Frame 1 (no input): blank canvas, image omitted
Frame 60 (the mouse pressed at the canvas centre just before this capture): blank canvas, image omitted
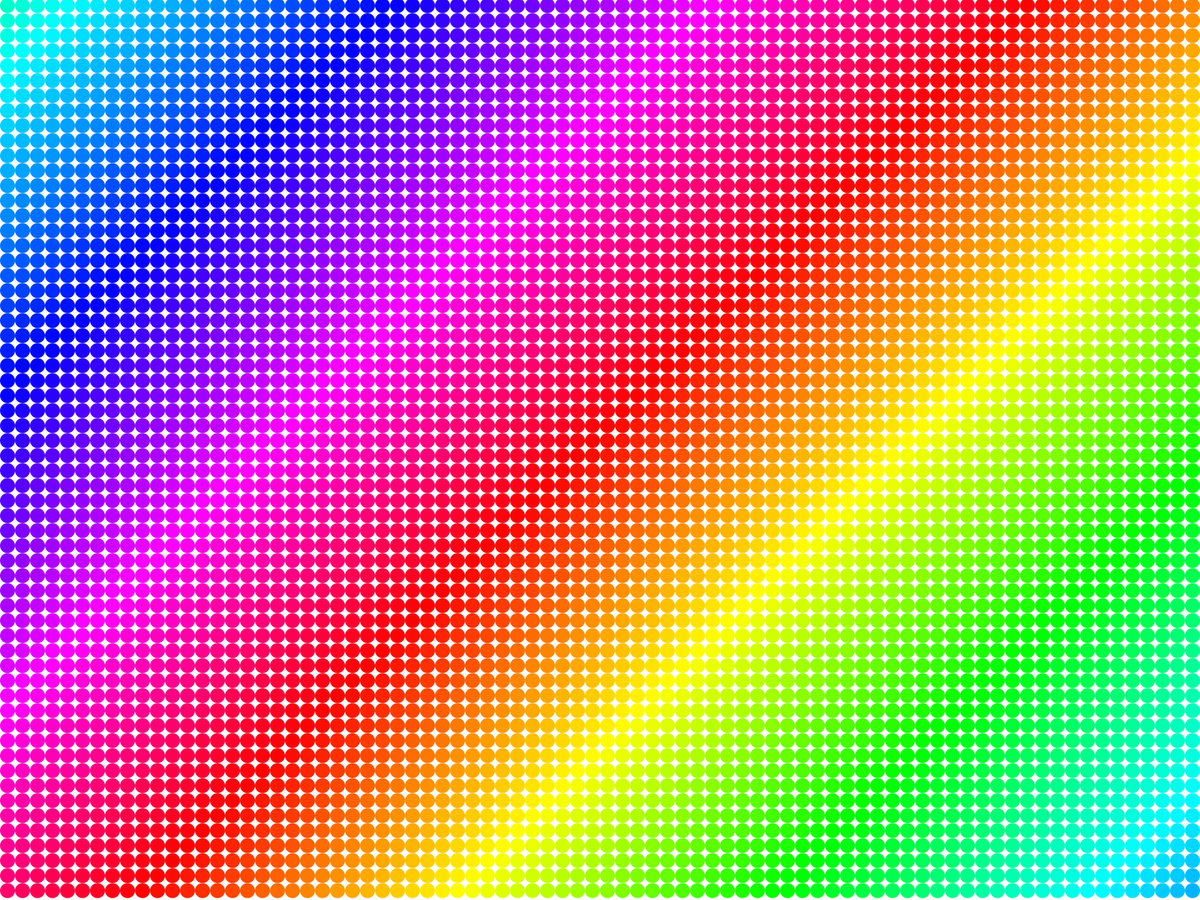
Frame 120 (the mouse held since frame 60 and released just before this capture)

The Processing sketch whose frames 1 and 60 were blank and that drew this single picture after the mouse press (run headless with seeded random() and noise(); from frame 60 on, the mouse is pressed at the canvas centre):

// Processing sketch: circleHell
// ── circleHell.pde
void setup() {
  fullScreen();
  //size(600,600);
  colorMode(HSB);
}

float numLines = 10.0f;
float saturation = 255;
float colour = 10;
float cycle = 0;
float hue;

void draw() {
  noStroke();
  background(255);
  saturation = map(mouseY,0,600,0,255) + 10;
  numLines = mouseX/(10);

  for(float i = 0;i<width; i+=width/numLines){
    for(float j = 0;j<height; j+=height/numLines+(width/numLines-height/numLines)){
      fill((colour*(i/100)+colour*(j/100)+cycle)%255, saturation, 255);
      circle(i+(width/numLines)/2,j + ((height/numLines)/2),width/numLines);
    }
  }
  
  cycle++;

}
